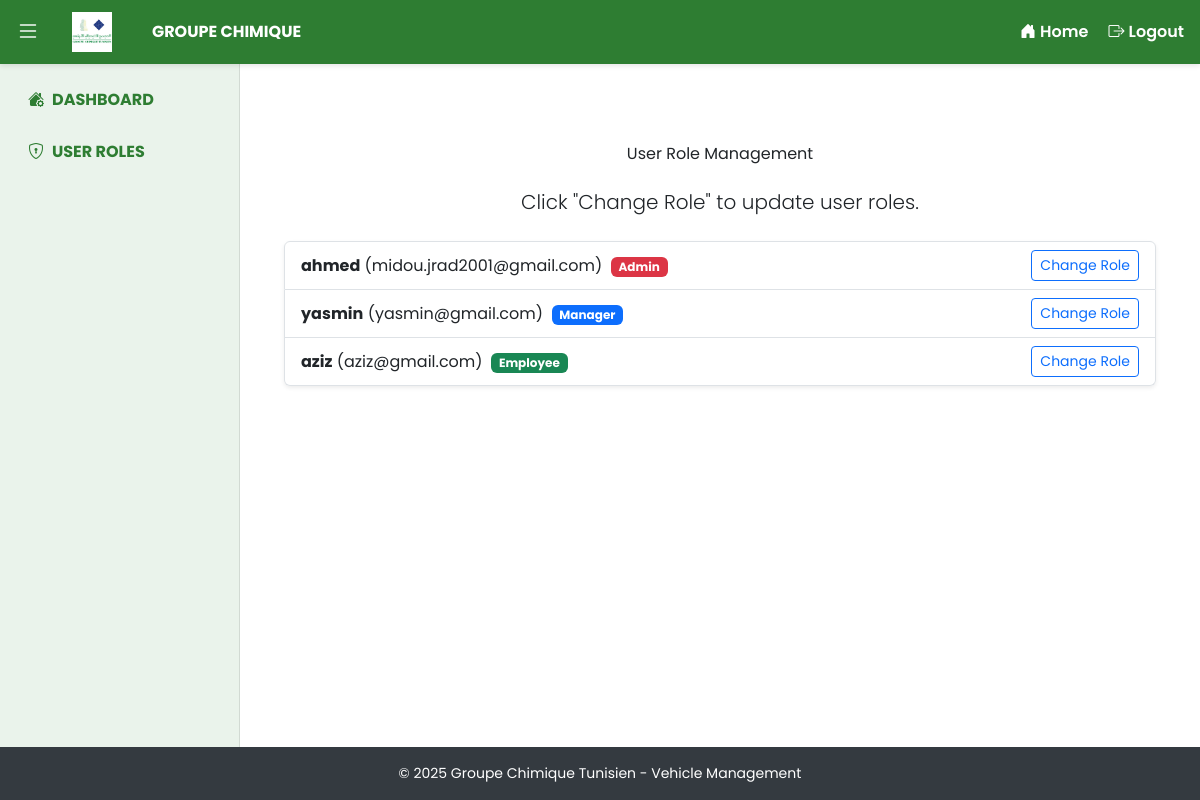
/accounts/change_roles/ (signed in), run on the app's committed database.
### accounts/models.py (models this page shows, shortened)
class CustomUser(AbstractUser):
    ROLE_CHOICES = (
        ('admin', 'Admin'),
        ('employee', 'Employee'),
        ('manager', 'Manager'),
    )
    REGION_CHOICES = (
        ('Sfax', 'Sfax'),
        ('Tunisia', 'Tunisia'),
        ('Gabes', 'Gabes'),
        ('Gafsa', 'Gafsa'),
    )
    region = models.CharField(max_length=20, choices=REGION_CHOICES, blank=True, null=True)
    cin = models.CharField(max_length=20, unique=False, null=True, blank=True)
    role = models.CharField(max_length=10, choices=ROLE_CHOICES, default='employee')

### accounts/views.py (the view, shortened to what this page needs)
# urls.py: path('change_roles/', custom_change_roles_view, name='change_roles'),
@login_required
@user_passes_test(is_admin_user)
def custom_change_roles_view(request):
    users = CustomUser.objects.all()
    roles = dict(CustomUser.ROLE_CHOICES)
    context = {
        'users': users,
        'roles': roles,
    }
    return render(request, 'accounts/change_roles.html', context)

### accounts/views.py (called while the page is built)
def is_admin_user(user):
    return user.is_superuser or user.role == 'admin'

### accounts/templates/accounts/change_roles.html (shortened to what this page needs)
{% extends "base.html" %}
{% block content %}
<div class="container mt-5">
    <h1 class="mb-4 text-center">User Role Management</h1>
    <p class="lead text-center mb-4">Click "Change Role" to update user roles.</p>
    <form method="post" action="" id="change-role-form" novalidate>
        <ul class="list-group shadow-sm">
            {% for user in users %}
            <li class="list-group-item d-flex justify-content-between align-items-center">
                <div>
                    <strong>{{ user.username }}</strong> ({{ user.email }})&nbsp;
                    <span class="badge
                        {% if user.role == 'admin' %}role-admin
                        {% elif user.role == 'manager' %}role-manager
                        {% elif user.role == 'employee' %}role-employee
                        {% else %}bg-secondary{% endif %}
                    ">
                        {{ user.get_role_display }}
                    </span>
                </div>
                <button type="button"
                    class="btn btn-outline-primary btn-sm change-role-btn"
                    data-user-id="{{ user.id }}"
                    data-username="{{ user.username }}"
                    data-current-role="{{ user.role }}"
                    aria-label="Change role for {{ user.username }}">
                    Change Role
                </button>
            </li>
            {% empty %}
            <li class="list-group-item text-center text-muted">No users found.</li>
            {% endfor %}
        </ul>
    </form>
</div>
{% endblock %}

### templates/base.html (style rules this page uses)
:root { --gct-green: #2E7D32; --gct-blue: #1A237E; --gct-gray-bg: #f5f7fa; }
body { font-family: 'Poppins', sans-serif; background-color: var(--gct-gray-bg); margin: 0; height: 100vh; display: flex; flex-direction: column; }

### accounts/templates/accounts/change_roles.html (style rules this page uses)
.role-admin { background-color: #dc3545; color: white; }
.role-manager { background-color: #0d6efd; color: white; }
.role-employee { background-color: #198754; color: white; }

### data on the page
CustomUser: username "ahmed", email "midou.jrad2001@gmail.com", role "Admin"
CustomUser: username "yasmin", email "yasmin@gmail.com", role "Manager"
CustomUser: username "aziz", email "aziz@gmail.com", role "Employee"
